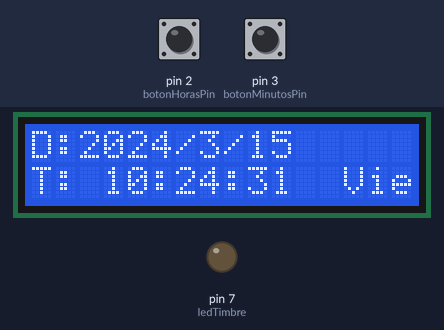
Bench run of a sketch on a simulated Arduino Uno, built with avr-gcc and run on an emulated ATmega328P. On the bench: 16×2 character LCD, output pins drawn as LEDs (lit = HIGH). The test bench sets the inputs (shaded band); at power-on: pin 2 (botonHorasPin) HIGH, pin 3 (botonMinutosPin) HIGH. The local clock reads 2024-03-15 10:24:30 at power-on unless the sketch sets it; what the sketch prints to the serial monitor is not drawn.

Above: at 1.2 s.
1.3 s: pin 2 (botonHorasPin) pulled LOW for 0.7 s
At 2.1 s:
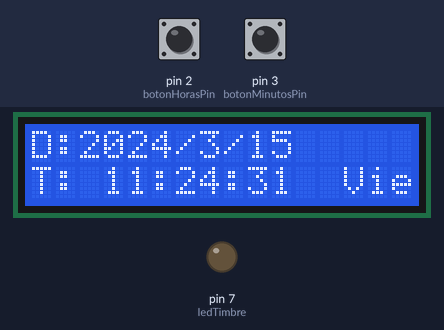
4.8 s: pin 3 (botonMinutosPin) pulled LOW for 0.7 s
At 5.4 s:
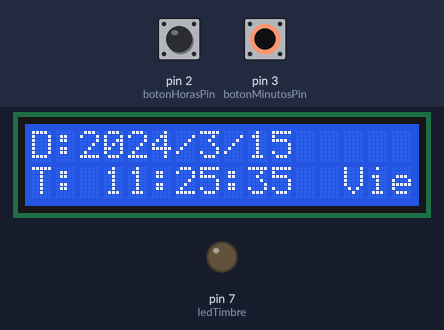
7.0 s: pin 2 (botonHorasPin) pulled LOW for 1 s
At 7.6 s:
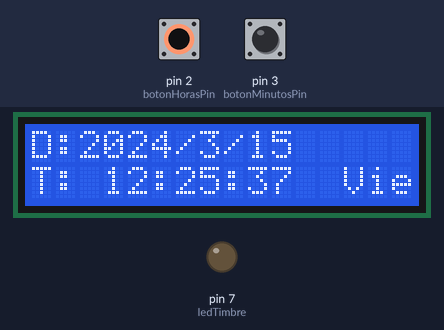
9.5 s: pin 3 (botonMinutosPin) pulled LOW for 1 s
At 10.3 s:
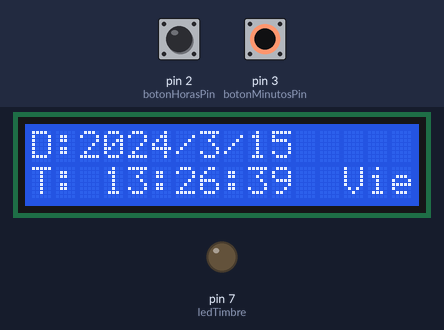
Timing chart, 0 to 12.5 s (numbered marks = the images above; inputs shaded):
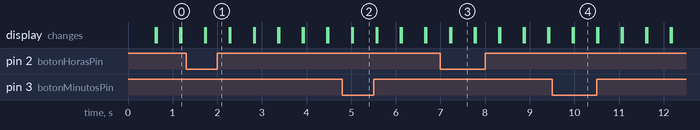

The sketch:

TimbreColegio.ino
```cpp
#include <Wire.h>
#include "RTClib.h"
#include <LiquidCrystal_I2C.h>


LiquidCrystal_I2C lcd(0x27,16,2); // LCD 16x2
RTC_DS1307 RTC;                   // RTC
const int ledTimbre = 7;          // LED que funciona como timbre
int segundo;
int minuto;
int hora;


const int botonHorasPin = 2; // botón de horas
const int botonMinutosPin = 3; // botón de minutos


// Horario 1
int h1 = 7;   int m1 = 0;    int s1 = 0;
int h2 = 8;   int m2 = 10;
int h3 = 9;   int m3 = 50;
int h4 = 10;
int h5 = 11;
int h6 = 13;
int h7 = 14;
int h8 = 15;
int h9 = 16;
int h10 = 17;
int h11 = 18;

void setup () {

 pinMode(ledTimbre, OUTPUT);
 Wire.begin();
 RTC.begin();


 // ajustar manualmente la fecha y hora (año, mes, día, hora, minuto, segundo)
 //RTC.adjust(DateTime(2024, 10, 31, 15, 3, 0));  // borrar el comentario en caso de que se quiera configurar el RTC

 Serial.begin(9600);
 lcd.init();
 lcd.backlight();
 lcd.clear();
pinMode(botonHorasPin, INPUT_PULLUP); //
pinMode(botonMinutosPin, INPUT_PULLUP); //
}


void loop(){
 DateTime now = RTC.now();


 Serial.print(now.year(), DEC);  // año
 Serial.print('/');
 Serial.print(now.month(), DEC); // mes
 Serial.print('/');
 Serial.print(now.day(), DEC);   // día
 Serial.print(' ');
 Serial.print(now.hour(), DEC);  // horas
 Serial.print(':');
 Serial.print(now.minute(), DEC); // minutos
 Serial.print(':');
 Serial.print(now.second(), DEC); // segundos
 Serial.println();
 lcd.setCursor(0,0);
 lcd.print("D:");
 lcd.print(now.year(), DEC);
 lcd.print("/");
 lcd.print(now.month(), DEC);
 lcd.print("/");
 lcd.print(now.day(), DEC);
 lcd.print(" ");
 lcd.setCursor(0,1);
 lcd.print("T: ");
 lcd.print(now.hour(), DEC);
 lcd.print(":");
 lcd.print(now.minute(), DEC);
 lcd.print(":");
 lcd.print(now.second(), DEC);
 segundo=now.second();
 minuto=now.minute();
 hora=now.hour();


 int r_diaSemana = dia_de_semana();

 horario_2();


 digitalWrite(ledTimbre, LOW);
 delay(500);
 lcd.setCursor(9,0);
 lcd.print("        ");
 lcd.setCursor(8,1);
 lcd.print("        ");
   if (digitalRead(botonHorasPin) == LOW) {
    now = RTC.now();
    DateTime newTime(now.unixtime() + 3600);
    RTC.adjust(newTime);
    }


if (digitalRead(botonMinutosPin) == LOW) {
      now = RTC.now();
    DateTime newTime(now.unixtime() + 60);
    RTC.adjust(newTime);
}


}


// activa el LED (timbre)
void activar_timbre(){
    digitalWrite(ledTimbre, HIGH);
    lcd.setCursor(0,0);
    lcd.print("Timbre ON  ");
    Serial.println("Timbre Activo");
    delay(3000);
}


// calcular el día de la Semana
int dia_de_semana(){
 int n_dia;
 int r_dia;
 int n_mes;
 int t_mes;
 int n_anno;
 int d_anno;
 int t_siglo = 6;


 DateTime now = RTC.now();
 lcd.setCursor(13,1);


 n_anno = (now.year() - 2000);
 d_anno = n_anno / 4;
 n_dia = now.day();
 n_mes = now.month();


 switch (n_mes) {
    case 1:
      t_mes = 0;
      break;
    case 2:
      t_mes = 3;
      break;
    case 3:
      t_mes = 3;
      break;
    case 4:
      t_mes = 6;
      break;
    case 5:
      t_mes = 1;
      break;
    case 6:
      t_mes = 4;
      break;
    case 7:
      t_mes = 6;
      break;
    case 8:
      t_mes = 2;
      break;
    case 9:
      t_mes = 5;
      break;
    case 10:
      t_mes = 0;
      break;
    case 11:
      t_mes = 3;
      break;
    case 12:
      t_mes = 5;
      break;
    default:
      t_mes = t_mes;
    break;
 }


 r_dia = n_dia + t_mes + n_anno + d_anno + t_siglo;
 r_dia = r_dia % 7;


 switch (r_dia) {
    case 1:
       lcd.print("Lun");
        Serial.print(" Lun ");
      break;
      case 2:
       lcd.print("Mar");
       Serial.println(" Mar ");
      break;
      case 3:
       lcd.print("Mie");
       Serial.print(" Mie ");
      break;
      case 4:
       lcd.print("Jue");
       Serial.print(" Jue ");
      break;
      case 5:
       lcd.print("Vie");
       Serial.print(" Vie ");
      break;
      case 6:
       lcd.print("Sab");
       Serial.print(" Sab ");
      break;
      case 0:
       lcd.print("Dom");
       Serial.print(" Dom ");
      break;
      default:
       lcd.print("---");
       Serial.print(" ---");
      break;
 }
 return r_dia;
}


void horario_2(){
   lcd.setCursor(14,0);
   lcd.print("");
   Serial.print("Horario");
   if ((hora==h1) && (minuto==m1) && (segundo==s1))  activar_timbre();
   if ((hora==h1) && (minuto==m3) && (segundo==s1))  activar_timbre();
   if ((hora==h2) && (minuto==m1) && (segundo==s1))  activar_timbre();
   if ((hora==h2) && (minuto==m3) && (segundo==s1))  activar_timbre();
   if ((hora==h3) && (minuto==m1) && (segundo==s1))  activar_timbre();
   if ((hora==h3) && (minuto==m3) && (segundo==s1))  activar_timbre();
   if ((hora==h4) && (minuto==m1) && (segundo==s1))  activar_timbre();
   if ((hora==h5) && (minuto==m1) && (segundo==s1))  activar_timbre();
   if ((hora==h5) && (minuto==m2) && (segundo==s1))  activar_timbre();
   if ((hora==h5) && (minuto==m3) && (segundo==s1))  activar_timbre();

   if ((hora==h6) && (minuto==m1) && (segundo==s1))  activar_timbre();
   if ((hora==h6) && (minuto==m3) && (segundo==s1))  activar_timbre();
   if ((hora==h7) && (minuto==m1) && (segundo==s1))  activar_timbre();
   if ((hora==h7) && (minuto==m3) && (segundo==s1))  activar_timbre();
   if ((hora==h8) && (minuto==m1) && (segundo==s1))  activar_timbre();
   if ((hora==h8) && (minuto==m3) && (segundo==s1))  activar_timbre();
   if ((hora==h9) && (minuto==m1) && (segundo==s1))  activar_timbre();
   if ((hora==h10) && (minuto==m1) && (segundo==s1))  activar_timbre();
   if ((hora==h10) && (minuto==m2) && (segundo==s1))  activar_timbre();
   if ((hora==h11) && (minuto==m1) && (segundo==s1))  activar_timbre();
}
```

Measured:
- what the display in image 3 shows lasts 0.6 s, from 7.2 s to 7.8 s
